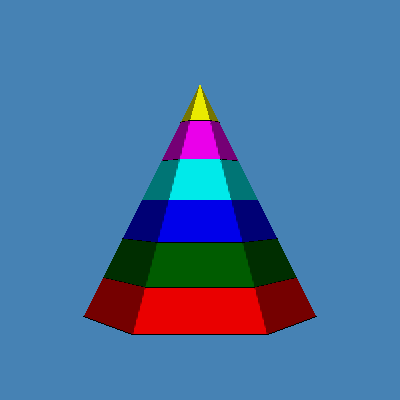

Write the Python code that produced this figure.
#!/usr/bin/env python

# Demonstrate vtkNamedColors integration with vtkBandedPolyDataContourFilter
# by creating a cone, computing elevation, generating banded contours, and
# rendering with a lookup table of primary additive/subtractive colors.

# Factory overrides
import vtkmodules.vtkInteractionStyle  # noqa: F401
import vtkmodules.vtkRenderingFreeType  # noqa: F401
import vtkmodules.vtkRenderingOpenGL2  # noqa: F401

from vtkmodules.vtkCommonColor import vtkNamedColors
from vtkmodules.vtkCommonCore import vtkLookupTable
from vtkmodules.vtkFiltersCore import vtkElevationFilter
from vtkmodules.vtkFiltersModeling import vtkBandedPolyDataContourFilter
from vtkmodules.vtkFiltersSources import vtkConeSource
from vtkmodules.vtkRenderingCore import (
    vtkActor,
    vtkPolyDataMapper,
    vtkRenderWindow,
    vtkRenderWindowInteractor,
    vtkRenderer,
)

named_colors = vtkNamedColors()

# Create a cone
cone = vtkConeSource()
cone.SetCenter(0.0, 0.0, 0.0)
cone.SetRadius(5.0)
cone.SetHeight(10)
cone.SetDirection(0, 1, 0)
cone.Update()

bounds = cone.GetOutput().GetBounds()

# Compute elevation
elevation = vtkElevationFilter()
elevation.SetInputConnection(cone.GetOutputPort())
elevation.SetLowPoint(0, bounds[2], 0)
elevation.SetHighPoint(0, bounds[3], 0)

# Banded contour filter
banded_contour = vtkBandedPolyDataContourFilter()
banded_contour.SetInputConnection(elevation.GetOutputPort())
banded_contour.SetScalarModeToValue()
banded_contour.GenerateContourEdgesOn()
banded_contour.GenerateValues(7, elevation.GetScalarRange())

# Lookup table with primary additive/subtractive colors
lookup_table = vtkLookupTable()
lookup_table.SetNumberOfTableValues(7)
lookup_table.SetTableValue(0, named_colors.GetColor4d("Red"))
lookup_table.SetTableValue(1, named_colors.GetColor4d("DarkGreen"))
lookup_table.SetTableValue(2, named_colors.GetColor4d("Blue"))
lookup_table.SetTableValue(3, named_colors.GetColor4d("Cyan"))
lookup_table.SetTableValue(4, named_colors.GetColor4d("Magenta"))
lookup_table.SetTableValue(5, named_colors.GetColor4d("Yellow"))
lookup_table.SetTableValue(6, named_colors.GetColor4d("White"))
lookup_table.SetTableRange(elevation.GetScalarRange())
lookup_table.Build()

# Surface mapper
mapper = vtkPolyDataMapper()
mapper.SetInputConnection(banded_contour.GetOutputPort())
mapper.SetScalarRange(elevation.GetScalarRange())
mapper.SetLookupTable(lookup_table)
mapper.SetScalarModeToUseCellData()

# Contour line mapper
contour_line_mapper = vtkPolyDataMapper()
contour_line_mapper.SetInputData(banded_contour.GetContourEdgesOutput())
contour_line_mapper.SetScalarRange(elevation.GetScalarRange())
contour_line_mapper.SetResolveCoincidentTopologyToPolygonOffset()

# Surface actor
actor = vtkActor()
actor.SetMapper(mapper)

# Contour line actor
contour_line_actor = vtkActor()
contour_line_actor.SetMapper(contour_line_mapper)
contour_line_actor.GetProperty().SetColor(named_colors.GetColor3d("Black"))

# Renderer
renderer = vtkRenderer()
renderer.AddActor(actor)
renderer.AddActor(contour_line_actor)
renderer.SetBackground(named_colors.GetColor3d("SteelBlue"))

# Window
render_window = vtkRenderWindow()
render_window.AddRenderer(renderer)
render_window.SetSize(400, 400)
render_window.SetWindowName("named colors integration")

# Scene
renderer.ResetCamera()

# Interactor
interactor = vtkRenderWindowInteractor()
interactor.SetRenderWindow(render_window)

interactor.Initialize()
interactor.Start()
